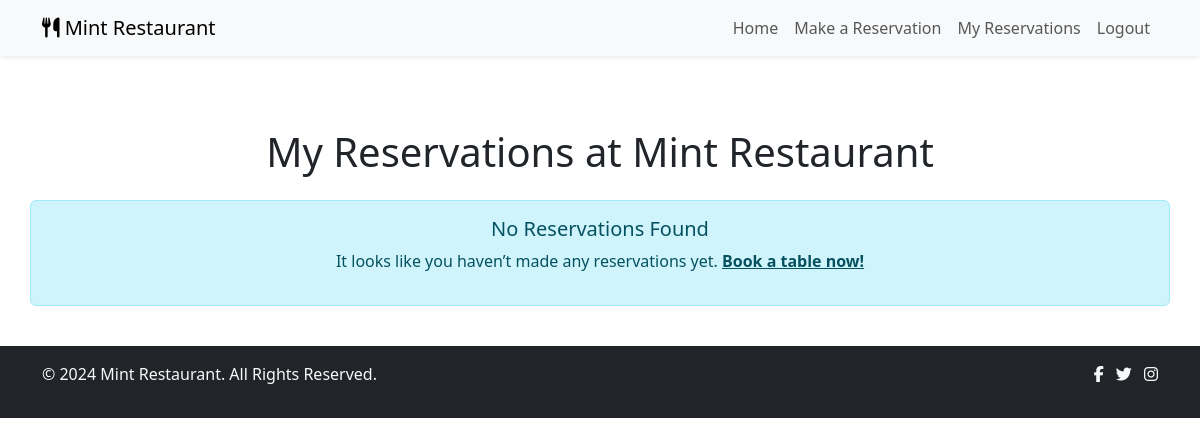
Before: /my_reservations/ (signed in) with the older database file.
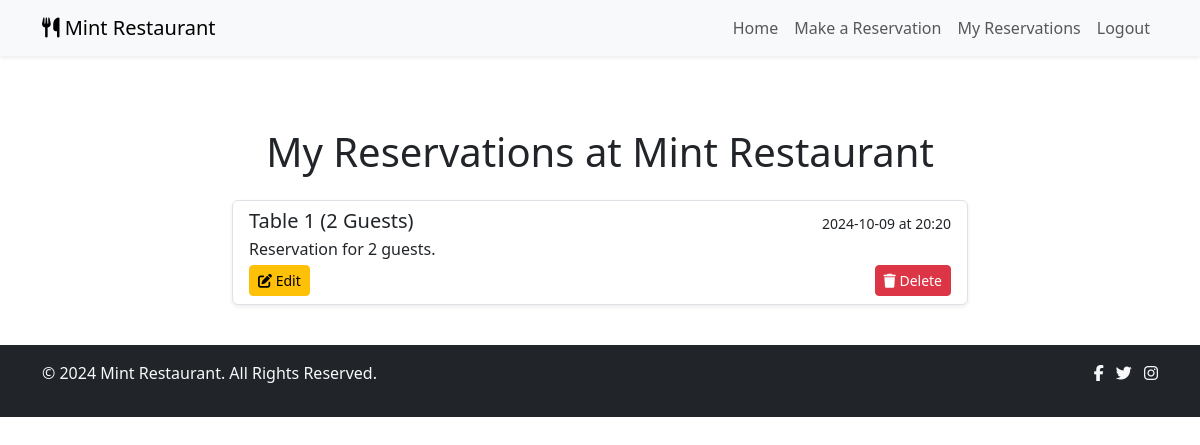
After: the same page with the newer database file.
### bookings/models.py (models this page shows, shortened)
class Reservation(models.Model):
    user = models.ForeignKey(User, on_delete=models.CASCADE)
    table = models.ForeignKey(Table, on_delete=models.CASCADE)
    date = models.DateField()
    time = models.TimeField()
    guests = models.IntegerField()

class Table(models.Model):
    number = models.IntegerField()
    capacity = models.IntegerField()

### bookings/views.py (the view)
# urls.py: path('my_reservations/', views.my_reservations, name='my_reservations'),
@login_required
def my_reservations(request):
  reservations = Reservation.objects.filter(user=request.user)
  return render(request, 'bookings/my_reservations.html', {'reservations': reservations})

### bookings/templates/bookings/my_reservations.html (shortened to what this page needs)
<!DOCTYPE html>
<html lang="en">
<head>
</head>
<body>
    {% extends 'bookings/base.html' %}
    {% block content %}
    <div class="container mt-5">
        <h1 class="text-center mb-4">My Reservations at Mint Restaurant</h1>
        <div class="row justify-content-center">
            {% if reservations %}
                <div class="col-lg-8">
                    <div class="list-group">
                        {% for reservation in reservations %}
                        <div class="list-group-item list-group-item-action mb-3 shadow-sm">
                            <div class="d-flex w-100 justify-content-between align-items-center">
                                <h5 class="mb-1">Table {{ reservation.table.number }} ({{ reservation.guests }} Guests)</h5>
                                <small>{{ reservation.date|date:"Y-m-d" }} at {{ reservation.time|time:"H:i" }}</small>
                            </div>
                            <p class="mb-1">Reservation for {{ reservation.guests }} guests.</p>
                            <div class="d-flex justify-content-between">
                                <a href="{% url 'edit_reservation' reservation.id %}" class="btn btn-warning btn-sm"><i class="fas fa-edit"></i> Edit</a>
                                <a href="{% url 'delete_reservation' reservation.id %}" class="btn btn-danger btn-sm"><i class="fas fa-trash"></i> Delete</a>
                            </div>
                        </div>
                        {% endfor %}
                    </div>
                </div>
            {% else %}
                <div class="alert alert-info text-center">
                    <h5>No Reservations Found</h5>
                    <p>It looks like you haven’t made any reservations yet. <a href="{% url 'make_reservation' %}" class="alert-link">Book a table now!</a></p>
                </div>
            {% endif %}
        </div>
    </div>
    {% endblock %}

### bookings/templates/bookings/base.html (shortened to what this page needs)
{% load static %}
<!DOCTYPE html>
<html lang="en">
<head>
    <link rel="stylesheet" href="https://cdn.jsdelivr.net/npm/bootstrap@5.3.3/dist/css/bootstrap.min.css">
    <link rel="stylesheet" href="https://cdnjs.cloudflare.com/ajax/libs/font-awesome/6.6.0/css/all.min.css" />
    <link rel="stylesheet" href="{% static 'css/style.css' %}">
</head>
<body>
    <nav class="navbar navbar-expand-lg navbar-light bg-light sticky-top shadow-sm">
        <div class="container">
            <a class="navbar-brand" href="{% url 'home' %}">
                <i class="fas fa-utensils"></i> Mint Restaurant
            </a>
            <div class="collapse navbar-collapse" id="navbarNav">
                <ul class="navbar-nav ms-auto">
                    <li class="nav-item">
                        <a class="nav-link" href="{% url 'home' %}">Home</a>
                    </li>
                    <li class="nav-item">
                        <a class="nav-link" href="{% url 'make_reservation' %}">Make a Reservation</a>
                    </li>
                    {% if user.is_authenticated %}
                        <li class="nav-item">
                            <a class="nav-link" href="{% url 'my_reservations' %}">My Reservations</a>
                        </li>
                        <li class="nav-item">
                            <a class="nav-link" href="{% url 'logout' %}">Logout</a>
                        </li>
                    {% endif %}
                </ul>
            </div>
        </div>
    </nav>
    <div class="content py-4">
        {% block content %}{% endblock %}
    </div>
    <footer class="bg-dark text-light py-3">
        <div class="container">
            <div class="row">
                <div class="col-md-6">
                    <p>© 2024 Mint Restaurant. All Rights Reserved.</p>
                </div>
                <div class="col-md-6 text-end">
                    <a href="#" class="text-light me-2"><i class="fab fa-facebook-f"></i></a>
                    <a href="#" class="text-light me-2"><i class="fab fa-twitter"></i></a>
                    <a href="#" class="text-light"><i class="fab fa-instagram"></i></a>
                </div>
            </div>
        </div>
    </footer>
</body>
</html>

Changed rows visible on the page:
added Reservation: table.number "1", guests "2", date "2024-10-09", time "20:20"
Other visible differences:
text no longer shown: "No Reservations Found It looks like you haven’t made any reservations yet. Book a table now!"
